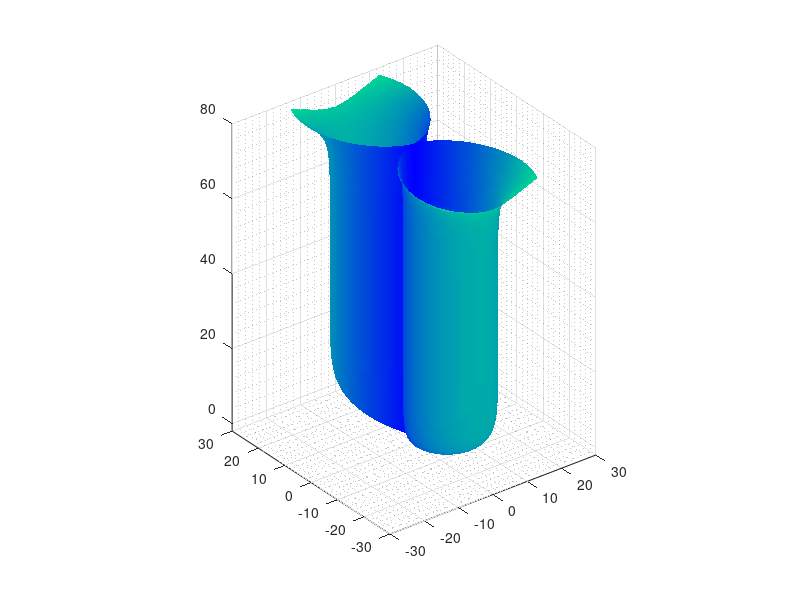

MATLAB code for this plot:
% Crypt fission maybe
clear; close all; clc

% Discretize space:
N_u = 1e2;
u = linspace(0, 2*pi, N_u);
du = u(2) - u(1);

N_v = 3e2;
v = linspace(0,1,N_v)';
dv = v(2)-v(1);

%Create mesh grid:
[U_mesh,V_mesh] = meshgrid(u,v);

% Define radius function:
L = 78;
r_b = 41/2/pi;
r_t = 10/pi;   
a = 0.3;   
beta = 0.15;

Z_mesh = L * V_mesh;
R_z = r_b*(1 - exp(-a * Z_mesh)) + r_t * exp(a * (Z_mesh - L));

G = 0.6; % growth parameter

for c = -30 : 150

    A = 1./ (1+exp(beta * (Z_mesh-c)));

    if c < 0
        A = A * exp(c); 
    end

    g = 1 + 1 ./ (1 + exp(beta * (Z_mesh - c)));

    p_u = sin(U_mesh);
    f = 1 - A + 2*A .* (p_u.^2);
    %f = 1 - A .* (cos(U_mesh/2).^2);

    lambda = f .* g .* R_z;

    X = lambda .* cos(U_mesh);
    Y = lambda .* sin(U_mesh);
    Z = Z_mesh;

    % Generate surface plot
    figure(1)
    surf(X, Y, Z, lambda)
    shading interp
    grid on
    grid minor
    colormap winter
    axis equal
    if c == -30
        pause
    else
        drawnow
    end
    xlim([-30 30])
    ylim([-30 30])
    zlim([-2 80])

end
